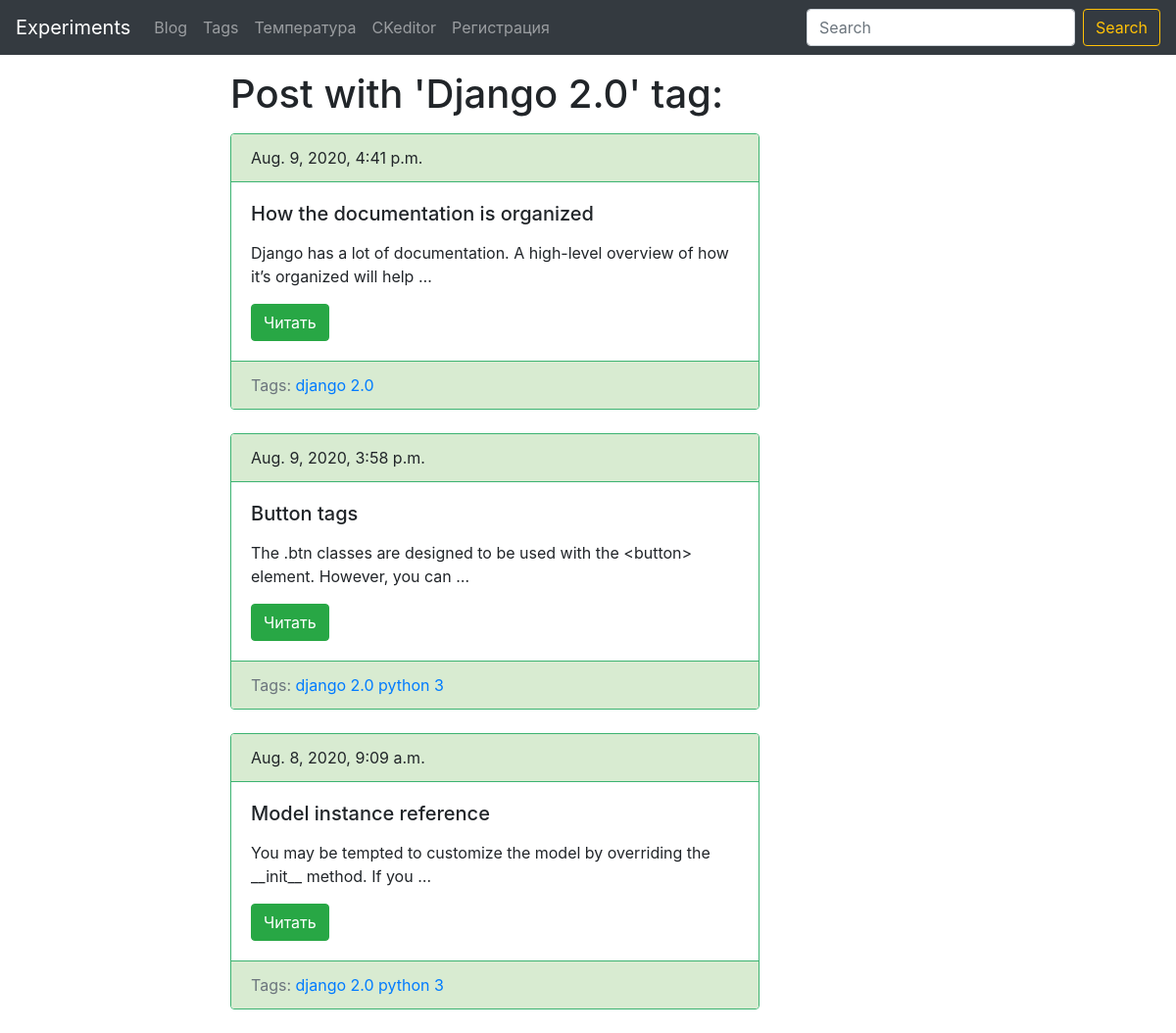
Screenshot of /blog/tag/django_2/ with the database file from the repository.
### blog/models.py (models this page shows, shortened)
class Tag(models.Model):
    title = models.CharField(max_length=150)
    slug = models.SlugField(max_length=150, unique=True)
    class Meta:
        ordering = ['title']
    def get_absolute_url(self):
        return reverse('tag_detail_url', kwargs={'slug': self.slug})

class Post(models.Model):
    title = models.CharField(max_length=150, db_index=True)
    slug = models.SlugField(max_length=150, unique=True, blank=True)
    body = models.TextField(blank=True, db_index=True)
    date_pub = models.DateTimeField(auto_now_add=True)
    tags = models.ManyToManyField('Tag', blank=True, related_name='posts')
    class Meta:
        ordering = ['-date_pub']
    def get_absolute_url(self):
        return reverse('post_detail_url', kwargs={'slug': self.slug})

### blog/views.py (the view)
# urls.py: path('tag/<str:slug>/', TagDetail.as_view(), name='tag_detail_url'),
class TagDetail(ObjectDetailMixin, View):
    model = Tag
    template = 'blog/tag_detail.html'

### blog/utils.py (called while the page is built)
    def get(self, request, slug):
        object = get_object_or_404(self.model, slug__iexact=slug)
        return render(request, self.template, context={self.model.__name__.lower(): object,
                                                       'admin_object': object,
                                                       'detail': True})

### blog/templates/blog/tag_detail.html (shortened to what this page needs)
{% extends 'blog/base_blog.html' %}
{% block content %}
<h1 class="mt-5">
    Post with '{{ tag.title|title }}' tag:
</h1>
<p>
    {% for post in tag.posts.all %}
        {% include 'blog/includes/post_card_template.html'%}
    {% endfor %}
</p>
{% endblock %}

### blog/templates/blog/base_blog.html (shortened to what this page needs)
{% extends 'base.html' %}

### templates/base.html (shortened to what this page needs)
{% extends 'base_all.html' %}
{% block container %}
<div class="container mt-4">
    <div class="row">
        <div class="col-6 offset-md-2">
            {% block content %}{% endblock %}
        </div>
    </div>
</div>
{% endblock %}

### templates/base_all.html (shortened to what this page needs)
{% load static %}
<!DOCTYPE html>
<html lang="ru">
<head>
    <link rel="stylesheet" href="https://stackpath.bootstrapcdn.com/bootstrap/4.5.0/css/bootstrap.min.css"
>
    <link rel="stylesheet" href="{% static 'css/styles.css' %}">
    <link rel="stylesheet"
          href="//cdn.jsdelivr.net/gh/highlightjs/cdn-release@10.2.0/build/styles/default.min.css">
</head>
<body>
<header>
        <nav class="navbar navbar-expand-md navbar-dark fixed-top bg-dark">
        <a class="navbar-brand" href="#">Experiments</a>
        <div class="navbar-collapse collapse" id="navbarCollapse" style="">
            <ul class="navbar-nav mr-auto">
                <li class="{% if request.path == '/blog/' %} nav-item active {% else %} nav-item {% endif %}">
                    <a class="nav-link" href="{% url 'posts_list_url' %}">Blog</a>
                </li>
                <li class="{% if request.path == '/blog/tags/' %} nav-item active {% else %} nav-item {% endif %}">
                    <a class="nav-link" href="{% url 'tags_list_url' %}">Tags</a>
                </li>
                <li class="{% if request.path == '/' %} nav-item active {% else %} nav-item {% endif %}">
                    <a class="nav-link" href="{% url 'weather_app' %}">Температура</a>
                </li>
                <li class="{% if request.path == '/blckred/' %} nav-item active {% else %} nav-item {% endif %}">
                    <a class="nav-link" href="{% url 'post_view_ckeditor' %}">CKeditor</a>
                </li>
                <li class="{% if request.path == '/admin/' %} nav-item active {% else %} nav-item {% endif %}">
                    <a class="nav-link" href="/admin">Регистрация</a>
                </li>
            </ul>
            <form class="form-inline mt-2 mt-md-0" action="{% url 'posts_list_url' %}">
                <input class="form-control mr-sm-2" name="search_line" type="search" placeholder="Search"
                       aria-label="Search">
                <button class="btn btn-outline-warning my-2 my-sm-0" type="submit">Search</button>
            </form>
        </div>
    </nav>
</header>
<main class="mt-4">
    {% block container %}{% endblock %}
</main>
</body>
</html>

### blog/templates/blog/includes/post_card_template.html
<div class="card mb-4" style="border-color: #3CB371;">
    <div class="card-header" style="border-color: #3CB371; background-color: #d8ebd1;">{{ post.date_pub }}</div>
    <div class="card-body">
        <h5 class="mb-3">{{ post.title }}</h5>
        <p class="card-text">{{ post.body|truncatewords:15 }}</p>
        <a href="{{ post.get_absolute_url }}" class="btn btn-success">Читать</a>
    </div>
    <div class="card-footer text-muted" style="border-color: #3CB371; background-color: #d8ebd1;">
        Tags:
        {% for tag in post.tags.all %}
        <a href="{{ tag.get_absolute_url }}">{{ tag.title }}</a>
        {% endfor %}
    </div>
</div>

### rows the page displays
Tag: title "Django 2.0", title "django 2.0"
Post: date_pub "Aug. 9, 2020, 4:41 p.m.", title "How the documentation is organized", body "Django has a lot of documentation. A high-level overview of how it’s organized will help …"
Post: date_pub "Aug. 9, 2020, 3:58 p.m.", title "Button tags", body "The .btn classes are designed to be used with the <button> element. However, you can …"
Tag: title "python 3"
Post: date_pub "Aug. 8, 2020, 9:09 a.m.", title "Model instance reference", body "You may be tempted to customize the model by overriding the __init__ method. If you …"
